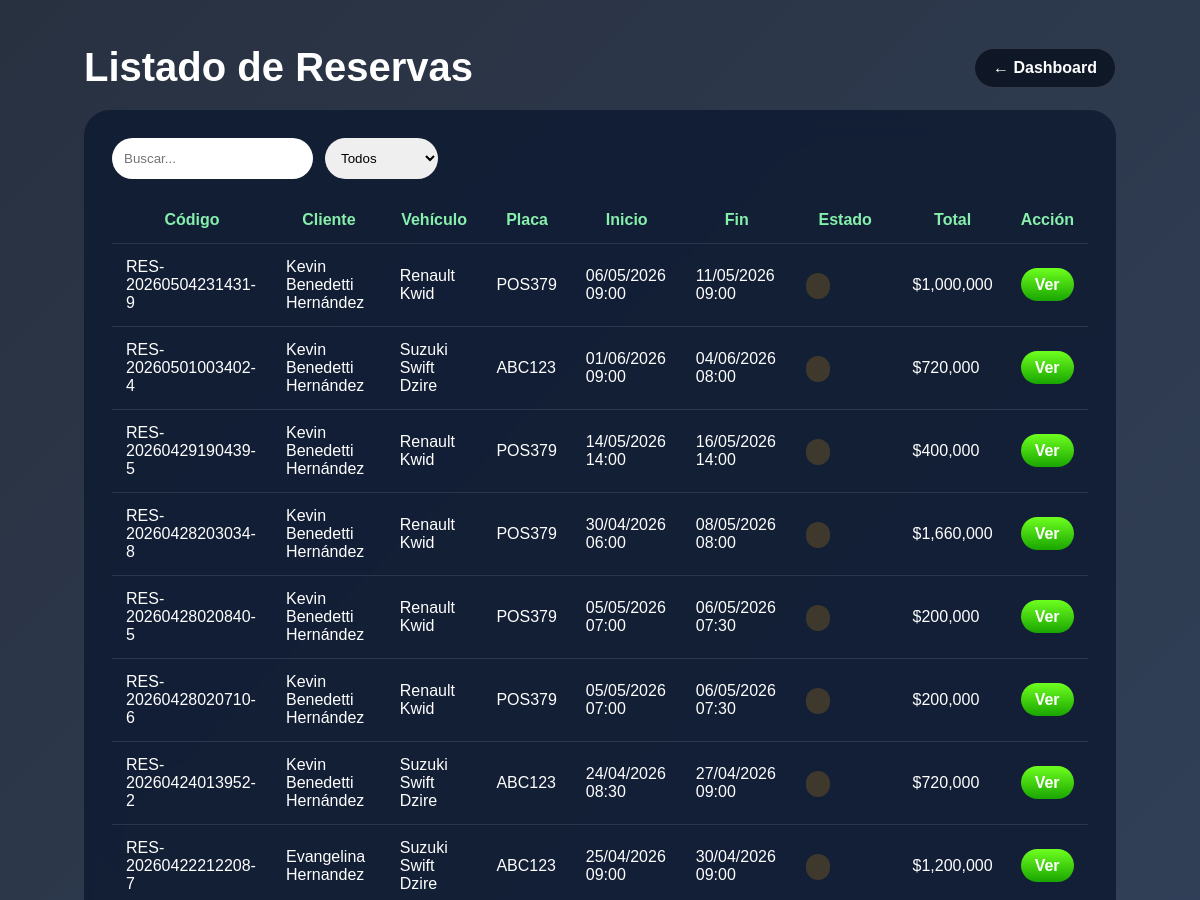
Page /modules/reservas/listar.php (signed in, upper part) on the earlier database version.
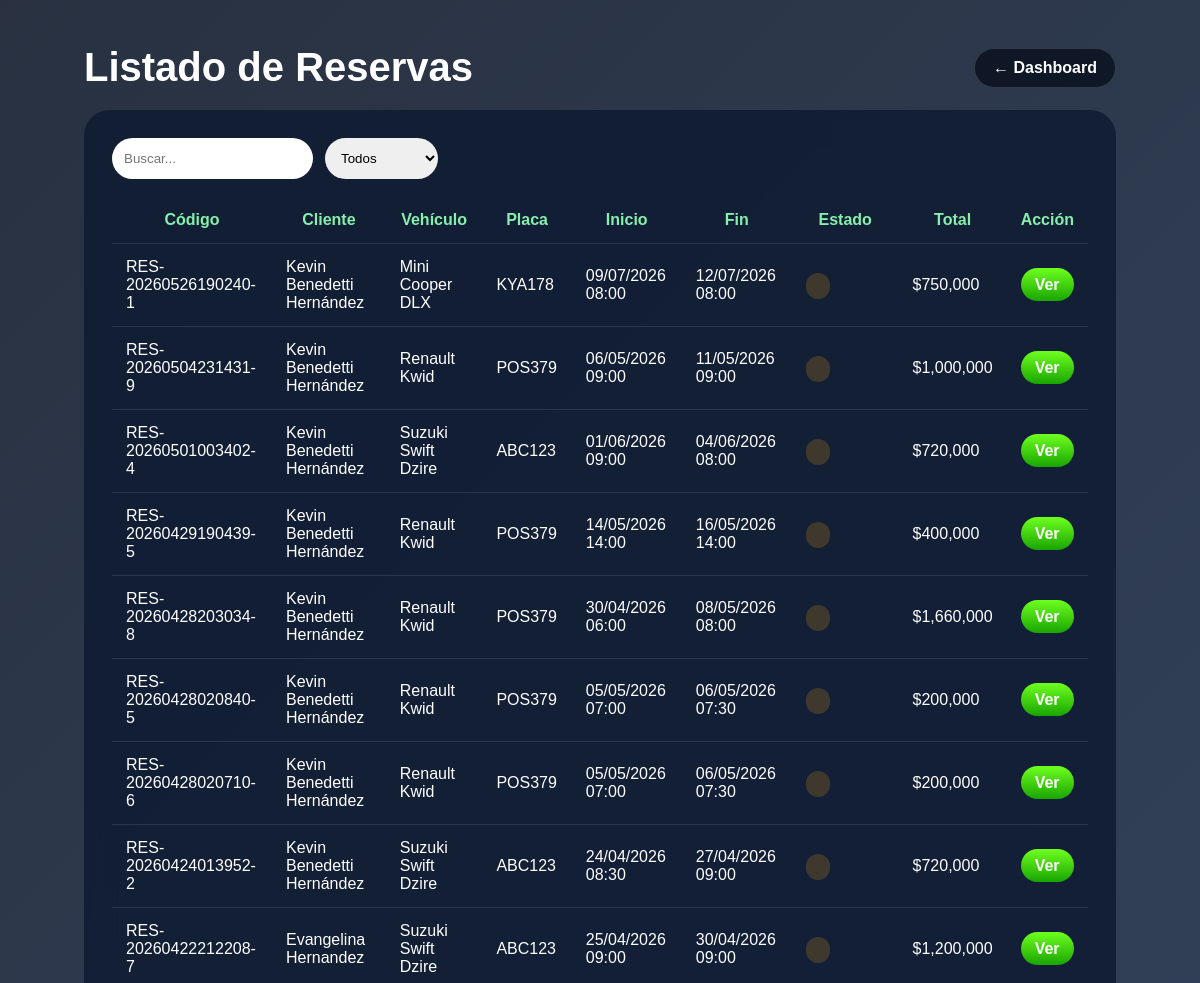
Same page on the later database version.
### tables this page shows
CREATE TABLE `reservas` (
  `id_reserva` int(11) NOT NULL,
  `codigo_reserva` varchar(20) DEFAULT NULL,
  `id_cliente` int(11) NOT NULL,
  `id_usuario` int(11) DEFAULT NULL,
  `id_vehiculo` int(11) NOT NULL,
  `fecha_inicio` datetime NOT NULL,
  `fecha_fin` datetime NOT NULL,
  `horas_gracia` int(11) NOT NULL DEFAULT 1,
  `tarifa_hora_extra` decimal(10,2) NOT NULL DEFAULT 30000.00,
  `fecha_entrega_real` datetime DEFAULT NULL,
  `horas_extra` int(11) NOT NULL DEFAULT 0,
  `cargo_extra` decimal(10,2) NOT NULL DEFAULT 0.00,
  `modalidad_entrega` enum('sitio','domicilio') NOT NULL DEFAULT 'sitio',
  `lugar_entrega` varchar(150) DEFAULT NULL,
  `costo_entrega` decimal(10,2) NOT NULL DEFAULT 0.00,
  `modalidad_devolucion` enum('sitio','domicilio') NOT NULL DEFAULT 'sitio',
  `lugar_devolucion` varchar(150) DEFAULT NULL,
  `costo_devolucion` decimal(10,2) NOT NULL DEFAULT 0.00,
  `servicio_lavado` enum('si','no') NOT NULL DEFAULT 'no',
  `costo_lavado` decimal(10,2) NOT NULL DEFAULT 0.00,
  `estado_limpieza_entrega` enum('limpio','muy_limpio') NOT NULL DEFAULT 'limpio',
  `estado_limpieza_devolucion` enum('limpio','sucio','muy_sucio') DEFAULT NULL,
  `estado_reserva` enum('pendiente','confirmada','cancelada','finalizada') NOT NULL DEFAULT 'pendiente',
  `total_pago` decimal(10,2) NOT NULL DEFAULT 0.00,
  `observaciones` text DEFAULT NULL,
  `fecha_creacion` timestamp NOT NULL DEFAULT current_timestamp(),
  `modo_pago` varchar(30) DEFAULT NULL,
  `codigo_referido_usado` varchar(50) DEFAULT NULL,
  `anticipo_requerido` decimal(10,2) NOT NULL DEFAULT 0.00,
  `anticipo_pagado` decimal(10,2) NOT NULL DEFAULT 0.00,
  `bloquea_disponibilidad` tinyint(1) NOT NULL DEFAULT 0,
  `total_estimado` decimal(10,2) NOT NULL DEFAULT 0.00,
  `horas_extra_cobradas` int(11) NOT NULL DEFAULT 0,
  `recargo_horas_extra` decimal(10,2) NOT NULL DEFAULT 0.00,
  `total_final` decimal(10,2) NOT NULL DEFAULT 0.00,
  `fecha_hora_devolucion_real` datetime DEFAULT NULL,
  `lat_entrega` decimal(10,7) DEFAULT NULL,
  `lng_entrega` decimal(10,7) DEFAULT NULL,
  `lat_devolucion` decimal(10,7) DEFAULT NULL,
  `lng_devolucion` decimal(10,7) DEFAULT NULL,
  `distancia_km` decimal(10,2) DEFAULT NULL,
  `costo_km` decimal(10,2) DEFAULT NULL
);

CREATE TABLE `clientes` (
  `id_cliente` int(11) NOT NULL,
  `tipo_documento` varchar(20) NOT NULL,
  `numero_documento` varchar(50) NOT NULL,
  `nombre` varchar(100) NOT NULL,
  `apellido` varchar(100) NOT NULL,
  `telefono` varchar(20) NOT NULL,
  `correo` varchar(100) DEFAULT NULL,
  `direccion` varchar(150) DEFAULT NULL,
  `licencia_conduccion` varchar(50) NOT NULL,
  `fecha_registro` timestamp NOT NULL DEFAULT current_timestamp(),
  `codigo_cliente` varchar(50) DEFAULT NULL,
  `total_alquileres_confirmados` int(11) NOT NULL DEFAULT 0,
  `nombres` varchar(100) DEFAULT NULL,
  `apellidos` varchar(100) DEFAULT NULL,
  `estado_cliente` enum('prospecto','activo') DEFAULT 'prospecto'
);

CREATE TABLE `vehiculos` (
  `id_vehiculo` int(11) NOT NULL,
  `codigo_vehiculo` varchar(20) DEFAULT NULL,
  `marca` varchar(100) NOT NULL,
  `modelo` varchar(100) NOT NULL,
  `color` varchar(50) DEFAULT NULL,
  `capacidad` int(11) DEFAULT NULL,
  `transmision` enum('manual','automatica') DEFAULT NULL,
  `categoria` enum('sedan','hatchback','suv','pickup','coupe','van','camioneta') DEFAULT NULL,
  `anio` int(11) DEFAULT NULL,
  `placa` varchar(20) NOT NULL,
  `precio_dia` decimal(10,2) NOT NULL,
  `estado` enum('disponible','reservado','mantenimiento','inactivo') NOT NULL DEFAULT 'disponible',
  `created_at` timestamp NOT NULL DEFAULT current_timestamp(),
  `updated_at` timestamp NULL DEFAULT current_timestamp() ON UPDATE current_timestamp(),
  `precio_especial_3_dias` decimal(10,2) DEFAULT NULL,
  `imagen` varchar(255) DEFAULT NULL,
  `precio_hora_extra` decimal(10,2) DEFAULT NULL
);

### modules/reservas/listar.php (the view, shortened to what this page needs)
<?php
require_once "../../config/database.php";
$sql = "SELECT
            r.id_reserva,
            r.codigo_reserva,
            r.fecha_inicio,
            r.fecha_fin,
            r.estado_reserva,
            r.total_pago,
            c.nombre,
            c.apellido,
            v.marca,
            v.modelo,
            v.placa
        FROM reservas r
        INNER JOIN clientes c ON r.id_cliente = c.id_cliente
        INNER JOIN vehiculos v ON r.id_vehiculo = v.id_vehiculo
        ORDER BY r.id_reserva DESC";
$reservas = $conexion->query($sql)->fetchAll(PDO::FETCH_ASSOC);
?>
<!DOCTYPE html>
<html lang="es">
<head>
</head>
<body>
<div class="header-top">
    <h1>Listado de Reservas</h1>
    <a href="../../admin/dashboard.php" class="btn-dashboard">
        ← Dashboard
    </a>
</div>
<div class="card">
<div class="filters">
    <input type="text" id="searchInput" placeholder="Buscar...">
    <select id="filterEstado">
        <option value="">Todos</option>
    </select>
</div>
<div class="table-wrap">
<table>
<thead>
<tr>
    <th>Código</th>
    <th>Cliente</th>
    <th>Vehículo</th>
    <th>Placa</th>
    <th>Inicio</th>
    <th>Fin</th>
    <th>Estado</th>
    <th>Total</th>
    <th>Acción</th>
</tr>
</thead>
<tbody id="tabla">
<?php foreach($reservas as $r):
$estado = strtolower($r["estado_reserva"]);
if($estado=="confirmada") $clase="status-confirmada";
elseif($estado=="finalizada") $clase="status-finalizada";
elseif($estado=="cancelada") $clase="status-cancelada";
else $clase="status-pendiente";
?>
<tr data-estado="<?php echo $estado; ?>">
<td><?php echo $r["codigo_reserva"]; ?></td>
<td><?php echo $r["nombre"]." ".$r["apellido"]; ?></td>
<td><?php echo $r["marca"]." ".$r["modelo"]; ?></td>
<td><?php echo $r["placa"]; ?></td>
<td><?php echo date("d/m/Y H:i", strtotime($r["fecha_inicio"])); ?></td>
<td><?php echo date("d/m/Y H:i", strtotime($r["fecha_fin"])); ?></td>
<td>
<span class="status <?php echo $clase; ?>">
</span>
</td>
<td>$<?php echo number_format($r["total_pago"]); ?></td>
<td>
<a href="ver.php?id=<?php echo $r["id_reserva"]; ?>" class="action-view-pro">
Ver
</a>
</td>
</tr>
<?php endforeach; ?>
</tbody>
</table>
</div>
</div>
</body>
</html>

### modules/reservas/listar.php (style rules this page uses)
* { margin:0;padding:0;box-sizing:border-box; }
body { font-family: Arial; min-height:100vh; background: linear-gradient(135deg, rgba(3,13,31,0.85), rgba(6,32,71,0.80)), url("../../assets/img/fondo_vehiculos.png") center/cover no-repeat fixed; color:#fff; padding:45px 7%; }
.header-top { display:flex; justify-content:space-between; align-items:center; margin-bottom:20px; }
h1 { font-size:2.5rem; }
.btn-dashboard { color:#fff; text-decoration:none; padding:10px 18px; border-radius:999px; font-weight:800; background:rgba(3,10,24,0.7); border:1px solid rgba(255,255,255,0.15); transition:0.2s; }
.card { background:rgba(15,28,51,0.88); border-radius:26px; padding:28px; backdrop-filter:blur(16px); }
.filters { display:flex; gap:12px; margin-bottom:18px; }
.filters input, .filters select { padding:12px; border-radius:999px; border:none; }
.table-wrap { overflow:auto; }
table { width:100%; border-collapse:collapse; }
th, td { padding:14px; border-bottom:1px solid rgba(255,255,255,0.1); }
th { color:#86efac; }
.action-view-pro { background:linear-gradient(180deg,#6eff1f,#19a500); padding:8px 14px; border-radius:999px; color:#fff; text-decoration:none; font-weight:bold; }
.status { padding:6px 12px; border-radius:999px; font-size:12px; }
.status-pendiente { background:#f59e0b33; }

Differences in the rows shown:
added reservas: codigo_reserva "RES-20260526190240-1", id_cliente.nombre "Kevin", id_cliente.apellido "Benedetti Hernández", id_vehiculo.marca "Mini Cooper", id_vehiculo.modelo "DLX", id_vehiculo.placa "KYA178", fecha_inicio "09/07/2026 08:00", fecha_fin "12/07/2026 08:00", total_pago "750,000"
